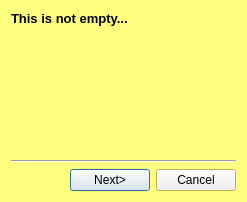
<?xml version="1.0" encoding="UTF-8"?>
<ui version="4.0">
 <class>ViewPostIt</class>
 <widget class="QDialog" name="ViewPostIt">
  <property name="geometry">
   <rect>
    <x>0</x>
    <y>0</y>
    <width>247</width>
    <height>202</height>
   </rect>
  </property>
  <property name="minimumSize">
   <size>
    <width>200</width>
    <height>200</height>
   </size>
  </property>
  <property name="maximumSize">
   <size>
    <width>400</width>
    <height>400</height>
   </size>
  </property>
  <property name="palette">
   <palette>
    <active>
     <colorrole role="Base">
      <brush brushstyle="SolidPattern">
       <color alpha="255">
        <red>255</red>
        <green>255</green>
        <blue>255</blue>
       </color>
      </brush>
     </colorrole>
     <colorrole role="Window">
      <brush brushstyle="SolidPattern">
       <color alpha="255">
        <red>255</red>
        <green>255</green>
        <blue>127</blue>
       </color>
      </brush>
     </colorrole>
    </active>
    <inactive>
     <colorrole role="Base">
      <brush brushstyle="SolidPattern">
       <color alpha="255">
        <red>255</red>
        <green>255</green>
        <blue>255</blue>
       </color>
      </brush>
     </colorrole>
     <colorrole role="Window">
      <brush brushstyle="SolidPattern">
       <color alpha="255">
        <red>255</red>
        <green>255</green>
        <blue>127</blue>
       </color>
      </brush>
     </colorrole>
    </inactive>
    <disabled>
     <colorrole role="Base">
      <brush brushstyle="SolidPattern">
       <color alpha="255">
        <red>255</red>
        <green>255</green>
        <blue>127</blue>
       </color>
      </brush>
     </colorrole>
     <colorrole role="Window">
      <brush brushstyle="SolidPattern">
       <color alpha="255">
        <red>255</red>
        <green>255</green>
        <blue>127</blue>
       </color>
      </brush>
     </colorrole>
    </disabled>
   </palette>
  </property>
  <property name="windowTitle">
   <string>Post-It viewer</string>
  </property>
  <layout class="QVBoxLayout" name="verticalLayout">
   <item>
    <widget class="QLabel" name="theLabel">
     <property name="text">
      <string>&lt;!DOCTYPE HTML PUBLIC &quot;-//W3C//DTD HTML 4.0//EN&quot; &quot;http://www.w3.org/TR/REC-html40/strict.dtd&quot;&gt;
&lt;html&gt;&lt;head&gt;&lt;meta name=&quot;qrichtext&quot; content=&quot;1&quot; /&gt;&lt;style type=&quot;text/css&quot;&gt;
p, li { white-space: pre-wrap; }
&lt;/style&gt;&lt;/head&gt;&lt;body style=&quot; font-family:'Sans Serif'; font-size:10pt; font-weight:400; font-style:normal;&quot;&gt;
&lt;p style=&quot; margin-top:0px; margin-bottom:0px; margin-left:0px; margin-right:0px; -qt-block-indent:0; text-indent:0px;&quot;&gt;&lt;span style=&quot; font-weight:600;&quot;&gt;This is not empty...&lt;/span&gt;&lt;/p&gt;&lt;/body&gt;&lt;/html&gt;</string>
     </property>
    </widget>
   </item>
   <item>
    <spacer name="verticalSpacer">
     <property name="orientation">
      <enum>Qt::Vertical</enum>
     </property>
     <property name="sizeHint" stdset="0">
      <size>
       <width>20</width>
       <height>133</height>
      </size>
     </property>
    </spacer>
   </item>
   <item>
    <widget class="Line" name="line">
     <property name="orientation">
      <enum>Qt::Horizontal</enum>
     </property>
    </widget>
   </item>
   <item>
    <layout class="QHBoxLayout" name="horizontalLayout">
     <item>
      <spacer name="horizontalSpacer">
       <property name="orientation">
        <enum>Qt::Horizontal</enum>
       </property>
       <property name="sizeHint" stdset="0">
        <size>
         <width>40</width>
         <height>20</height>
        </size>
       </property>
      </spacer>
     </item>
     <item>
      <widget class="QPushButton" name="pushButton_Next">
       <property name="text">
        <string>Next&gt;</string>
       </property>
      </widget>
     </item>
     <item>
      <widget class="QPushButton" name="pushButton_Cancel">
       <property name="text">
        <string>Cancel</string>
       </property>
      </widget>
     </item>
    </layout>
   </item>
  </layout>
 </widget>
 <resources/>
 <connections/>
</ui>
